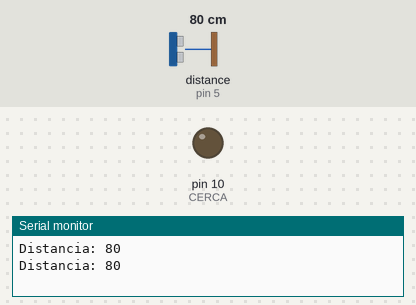
A sketch run on a simulated Arduino Uno, built with avr-gcc and run on an emulated ATmega328P. Shown: output pins drawn as LEDs (lit = HIGH), the last lines printed to the serial monitor. Wiring (inferred from the names in the program): ultrasonic range finder: trigger pin 6; echo pin 5. The inputs (shaded band) are chosen by the test bench; at power-on: distance to the obstacle (sensor on pin 5) 80 cm. The echo pulse lasts 58.3 µs per cm; pins used as bus, display or sensor lines are not drawn.

Above: at 1.8 s.
1.9 s: distance to the obstacle (sensor on pin 5) set to 13 cm
3.4 s: distance to the obstacle (sensor on pin 5) set to 10 cm
At 4.8 s:
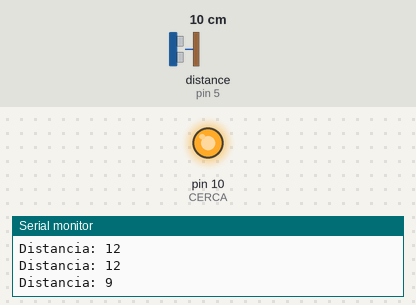
7.5 s: distance to the obstacle (sensor on pin 5) set to 18 cm
At 9.2 s:
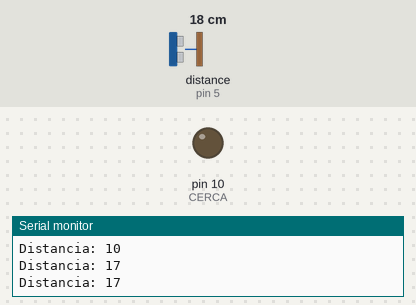
9.5 s: distance to the obstacle (sensor on pin 5) set to 2 cm
At 10.8 s:
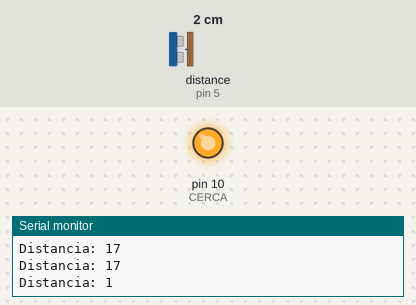
Timing chart, 0 to 12.5 s (numbered marks = the images above; inputs shaded):
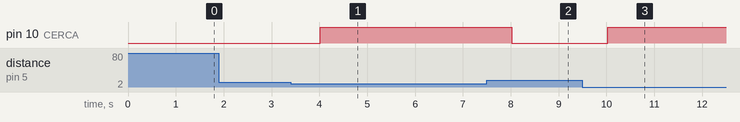

The sketch:

sketch_dec4a.ino
```cpp
const int EchoPin = 5;
const int TriggerPin = 6;
#define CERCA 10

void setup() {
  Serial.begin(9600);
  pinMode(TriggerPin, OUTPUT);
  pinMode(EchoPin, INPUT);
  pinMode(CERCA, OUTPUT);
}

void loop() {
  int cm = ping(TriggerPin, EchoPin);
  Serial.print("Distancia: ");
  Serial.println(cm);
  delay(1000); //No majuscula al prinici
}

int ping(int triggerPin, int echoPin) { //no majuscules
  long duration; //separar-ho en dos
  long distanceCm; //separar-ho en dos
  digitalWrite(CERCA, LOW);
  digitalWrite(TriggerPin, LOW);
  delayMicroseconds(4);
  digitalWrite(TriggerPin, HIGH);
  delayMicroseconds(10);
  digitalWrite(TriggerPin, LOW);
  duration = pulseIn(echoPin, HIGH); //no majuscules
  distanceCm = duration / 58; //número massa complex i sense parentesis
  if (distanceCm <= 10) { //sobra el then
    digitalWrite(CERCA, HIGH);
  } else {
    digitalWrite(CERCA, LOW);
  }
  return (int)distanceCm;
}
```

Measured:
- the behaviour switches between 12 and 11 cm on distance to the obstacle (sensor on pin 5) (found by bisection; images 0 and 1)
- after the input at 3.4 s, pin 10 (CERCA): LOW → HIGH after 0.62 s
- after the input at 7.5 s, pin 10 (CERCA): HIGH → LOW after 0.52 s
- after the input at 9.5 s, pin 10 (CERCA): LOW → HIGH after 0.52 s
